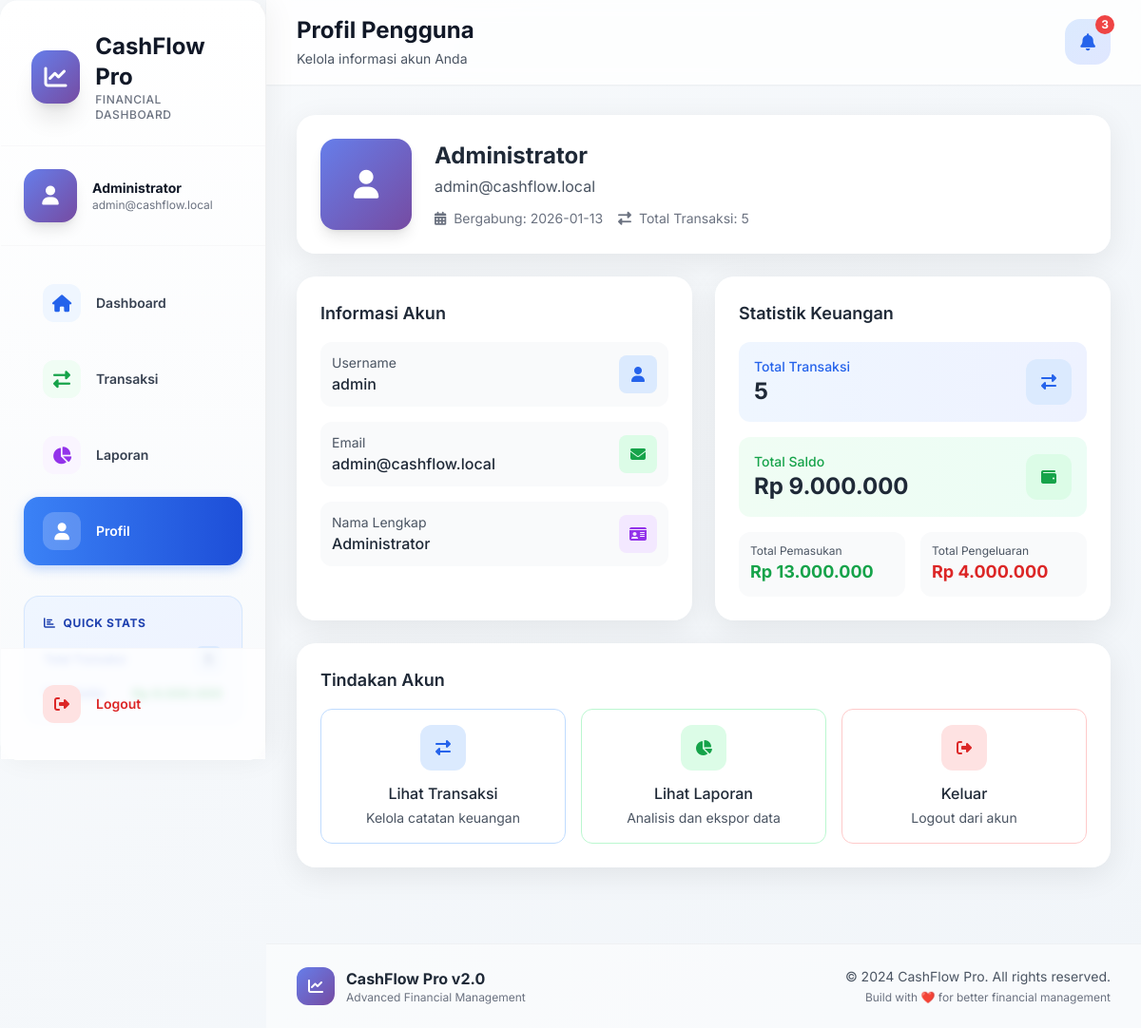
Screenshot of /profile (signed in) with the database file from the repository.
### tables this page shows
CREATE TABLE users (
        id INTEGER PRIMARY KEY AUTOINCREMENT,
        username TEXT UNIQUE NOT NULL,
        email TEXT,
        password TEXT NOT NULL,
        full_name TEXT,
        created_at TIMESTAMP DEFAULT CURRENT_TIMESTAMP
    );

### app.py (the view)
@app.route('/profile')
@login_required
def profile():
    conn = get_db_connection()
    c = conn.cursor()
    c.execute('SELECT * FROM users WHERE id = ?', (current_user.id,))
    user = c.fetchone()
    user_data = {
        'username': user['username'],
        'email': user['email'],
        'full_name': user['full_name'],
        'created_at': user['created_at'][:10]
    }
    totals = get_user_totals(current_user.id)
    conn.close()
    return render_template('profile.html',
                         user_data=user_data,
                         user_totals=totals,
                         format_rupiah=format_rupiah)

### templates/profile.html (shortened to what this page needs)
{% extends 'base.html' %}
{% block page_title %}Profil Pengguna{% endblock %}
{% block page_subtitle %}Kelola informasi akun Anda{% endblock %}
{% block content %}
<div class="space-y-6">
    <div class="glass-card p-6">
        <div class="flex flex-col md:flex-row items-start md:items-center gap-6">
            <div class="w-24 h-24 gradient-primary rounded-2xl flex items-center justify-center shadow-lg">
                <i class="fas fa-user text-white text-3xl"></i>
            </div>
            <div class="flex-1">
                <h2 class="text-2xl font-bold text-gray-800">{{ current_user.full_name or current_user.username }}</h2>
                <p class="text-gray-600 mt-1">{{ current_user.email or 'Belum ada email' }}</p>
                <div class="flex items-center gap-4 mt-3">
                    <span class="text-sm text-gray-500">
                        <i class="fas fa-calendar-alt mr-1"></i>
                        Bergabung: {{ user_data.created_at }}
                    </span>
                    <span class="text-sm text-gray-500">
                        <i class="fas fa-exchange-alt mr-1"></i>
                        Total Transaksi: {{ user_totals.total_transactions }}
                    </span>
                </div>
            </div>
        </div>
    </div>
    <div class="grid grid-cols-1 lg:grid-cols-2 gap-6">
        <div class="glass-card p-6">
            <h3 class="text-lg font-semibold text-gray-800 mb-4">Informasi Akun</h3>
            <div class="space-y-4">
                <div class="flex justify-between items-center p-3 bg-gray-50 rounded-xl">
                    <div>
                        <p class="text-sm text-gray-600">Username</p>
                        <p class="font-medium text-gray-800">{{ current_user.username }}</p>
                    </div>
                    <div class="w-10 h-10 bg-blue-100 rounded-lg flex items-center justify-center">
                        <i class="fas fa-user text-blue-600"></i>
                    </div>
                </div>
                <div class="flex justify-between items-center p-3 bg-gray-50 rounded-xl">
                    <div>
                        <p class="text-sm text-gray-600">Email</p>
                        <p class="font-medium text-gray-800">{{ current_user.email or 'Tidak diisi' }}</p>
                    </div>
                    <div class="w-10 h-10 bg-green-100 rounded-lg flex items-center justify-center">
                        <i class="fas fa-envelope text-green-600"></i>
                    </div>
                </div>
                <div class="flex justify-between items-center p-3 bg-gray-50 rounded-xl">
                    <div>
                        <p class="text-sm text-gray-600">Nama Lengkap</p>
                        <p class="font-medium text-gray-800">{{ current_user.full_name or 'Tidak diisi' }}</p>
                    </div>
                    <div class="w-10 h-10 bg-purple-100 rounded-lg flex items-center justify-center">
                        <i class="fas fa-id-card text-purple-600"></i>
                    </div>
                </div>
            </div>
        </div>
        <div class="glass-card p-6">
            <h3 class="text-lg font-semibold text-gray-800 mb-4">Statistik Keuangan</h3>
            <div class="space-y-4">
                <div class="p-4 bg-gradient-to-r from-blue-50 to-indigo-50 rounded-xl">
                    <div class="flex justify-between items-center">
                        <div>
                            <p class="text-sm text-blue-600 font-medium">Total Transaksi</p>
                            <p class="text-2xl font-bold text-gray-800">{{ user_totals.total_transactions }}</p>
                        </div>
                        <div class="w-12 h-12 bg-blue-100 rounded-xl flex items-center justify-center">
                            <i class="fas fa-exchange-alt text-blue-600"></i>
                        </div>
                    </div>
                </div>
                <div class="p-4 bg-gradient-to-r from-green-50 to-emerald-50 rounded-xl">
                    <div class="flex justify-between items-center">
                        <div>
                            <p class="text-sm text-green-600 font-medium">Total Saldo</p>
                            <p class="text-2xl font-bold text-gray-800">{{ format_rupiah(user_totals.total_balance) }}</p>
                        </div>
                        <div class="w-12 h-12 bg-green-100 rounded-xl flex items-center justify-center">
                            <i class="fas fa-wallet text-green-600"></i>
                        </div>
                    </div>
                </div>
                <div class="grid grid-cols-2 gap-4">
                    <div class="p-3 bg-gray-50 rounded-xl">
                        <p class="text-xs text-gray-600">Total Pemasukan</p>
                        <p class="text-lg font-bold text-green-600">{{ format_rupiah(user_totals.total_income) }}</p>
                    </div>
                    <div class="p-3 bg-gray-50 rounded-xl">
                        <p class="text-xs text-gray-600">Total Pengeluaran</p>
                        <p class="text-lg font-bold text-red-600">{{ format_rupiah(user_totals.total_expense) }}</p>
                    </div>
                </div>
            </div>
        </div>
    </div>
    <div class="glass-card p-6">
        <h3 class="text-lg font-semibold text-gray-800 mb-4">Tindakan Akun</h3>
        <div class="grid grid-cols-1 md:grid-cols-3 gap-4">
            <a href="{{ url_for('transactions') }}"
               class="p-4 border border-blue-200 rounded-xl hover:bg-blue-50 transition-colors duration-200 text-center">
                <div class="w-12 h-12 bg-blue-100 rounded-xl flex items-center justify-center mx-auto mb-3">
                    <i class="fas fa-exchange-alt text-blue-600"></i>
                </div>
                <p class="font-medium text-gray-800">Lihat Transaksi</p>
                <p class="text-sm text-gray-600 mt-1">Kelola catatan keuangan</p>
            </a>
            <a href="{{ url_for('reports') }}"
               class="p-4 border border-green-200 rounded-xl hover:bg-green-50 transition-colors duration-200 text-center">
                <div class="w-12 h-12 bg-green-100 rounded-xl flex items-center justify-center mx-auto mb-3">
                    <i class="fas fa-chart-pie text-green-600"></i>
                </div>
                <p class="font-medium text-gray-800">Lihat Laporan</p>
                <p class="text-sm text-gray-600 mt-1">Analisis dan ekspor data</p>
            </a>
            <a href="{{ url_for('logout') }}"
               class="p-4 border border-red-200 rounded-xl hover:bg-red-50 transition-colors duration-200 text-center">
                <div class="w-12 h-12 bg-red-100 rounded-xl flex items-center justify-center mx-auto mb-3">
                    <i class="fas fa-sign-out-alt text-red-600"></i>
                </div>
                <p class="font-medium text-gray-800">Keluar</p>
                <p class="text-sm text-gray-600 mt-1">Logout dari akun</p>
            </a>
        </div>
    </div>
</div>
{% endblock %}

### templates/base.html (shortened to what this page needs)
<!DOCTYPE html>
<html lang="id">
<head>
    <script src="https://cdn.tailwindcss.com"></script>
    <link rel="stylesheet" href="https://cdnjs.cloudflare.com/ajax/libs/font-awesome/6.4.0/css/all.min.css">
</head>
<body class="font-inter bg-gray-50">
    {% if current_user.is_authenticated %}
    <aside id="sidebar" class="sidebar glass-card">
        <div class="p-8 pb-6 border-b border-gray-100/50">
            <div class="flex items-center space-x-4">
                <div class="w-14 h-14 gradient-primary rounded-2xl flex items-center justify-center shadow-xl animate-float">
                    <i class="fas fa-chart-line text-white text-2xl"></i>
                </div>
                <div>
                    <h1 class="text-2xl font-bold text-gray-900">CashFlow Pro</h1>
                    <p class="text-xs text-gray-500 font-medium tracking-wider">FINANCIAL DASHBOARD</p>
                </div>
            </div>
        </div>
        <div class="p-6 border-b border-gray-100/50">
            <div class="flex items-center space-x-4">
                <div class="w-14 h-14 gradient-primary rounded-2xl flex items-center justify-center shadow-lg">
                    <i class="fas fa-user text-white text-xl"></i>
                </div>
                <div class="flex-1 min-w-0">
                    <p class="text-sm font-bold text-gray-900 truncate">{{ current_user.full_name or current_user.username }}</p>
                    <p class="text-xs text-gray-500 truncate">{{ current_user.email or 'No email' }}</p>
                </div>
            </div>
        </div>
        <nav class="p-6">
            <div class="space-y-2">
                <a href="{{ url_for('dashboard') }}"
                   class="nav-item flex items-center space-x-4 px-5 py-4 rounded-2xl text-gray-700 hover:text-blue-600 {% if request.endpoint == 'dashboard' %}active{% endif %}">
                    <div class="w-10 h-10 rounded-xl flex items-center justify-center {% if request.endpoint == 'dashboard' %}bg-white/20{% else %}bg-blue-50 text-blue-600{% endif %}">
                        <i class="fas fa-home text-lg"></i>
                    </div>
                    <span class="text-sm font-semibold">Dashboard</span>
                </a>
                <a href="{{ url_for('transactions') }}"
                   class="nav-item flex items-center space-x-4 px-5 py-4 rounded-2xl text-gray-700 hover:text-blue-600 {% if request.endpoint == 'transactions' %}active{% endif %}">
                    <div class="w-10 h-10 rounded-xl flex items-center justify-center {% if request.endpoint == 'transactions' %}bg-white/20{% else %}bg-green-50 text-green-600{% endif %}">
                        <i class="fas fa-exchange-alt text-lg"></i>
                    </div>
                    <span class="text-sm font-semibold">Transaksi</span>
                </a>
                <a href="{{ url_for('reports') }}"
                   class="nav-item flex items-center space-x-4 px-5 py-4 rounded-2xl text-gray-700 hover:text-blue-600 {% if request.endpoint == 'reports' %}active{% endif %}">
                    <div class="w-10 h-10 rounded-xl flex items-center justify-center {% if request.endpoint == 'reports' %}bg-white/20{% else %}bg-purple-50 text-purple-600{% endif %}">
                        <i class="fas fa-chart-pie text-lg"></i>
                    </div>
                    <span class="text-sm font-semibold">Laporan</span>
                </a>
                <a href="{{ url_for('profile') }}"
                   class="nav-item flex items-center space-x-4 px-5 py-4 rounded-2xl text-gray-700 hover:text-blue-600 {% if request.endpoint == 'profile' %}active{% endif %}">
                    <div class="w-10 h-10 rounded-xl flex items-center justify-center {% if request.endpoint == 'profile' %}bg-white/20{% else %}bg-red-50 text-red-600{% endif %}">
                        <i class="fas fa-user text-lg"></i>
                    </div>
                    <span class="text-sm font-semibold">Profil</span>
                </a>
            </div>
            {% if user_totals %}
            <div class="mt-8 p-5 bg-gradient-to-br from-blue-50 to-indigo-50 rounded-2xl border border-blue-200/50 shadow-sm">
                <h4 class="text-xs font-bold text-blue-800 mb-4 uppercase tracking-wider flex items-center">
                    <i class="fas fa-chart-bar mr-2"></i> QUICK STATS
                </h4>
                <div class="space-y-3">
                    <div class="flex justify-between items-center">
                        <span class="text-xs text-blue-700 font-medium">Total Transaksi</span>
                        <span class="text-sm font-bold text-blue-900 bg-blue-100 px-2.5 py-1 rounded-lg">{{ user_totals.total_transactions }}</span>
                    </div>
                    <div class="flex justify-between items-center">
                        <span class="text-xs text-blue-700 font-medium">Total Saldo</span>
                        <span class="text-sm font-bold text-green-600">{{ format_rupiah(user_totals.total_balance) }}</span>
                    </div>
                </div>
            </div>
            {% endif %}
        </nav>
        <div class="absolute bottom-0 left-0 right-0 p-6 border-t border-gray-100/50 bg-white/80 backdrop-blur-sm">
            <a href="{{ url_for('logout') }}"
               class="nav-item flex items-center space-x-4 px-5 py-3.5 rounded-2xl text-red-600 hover:bg-red-50 hover:shadow-sm">
                <div class="w-10 h-10 rounded-xl bg-red-100 flex items-center justify-center">
                    <i class="fas fa-sign-out-alt"></i>
                </div>
                <span class="text-sm font-semibold">Logout</span>
            </a>
        </div>
    </aside>
    {% endif %}
    <main class="main-content min-h-screen">
        {% if current_user.is_authenticated %}
        <header class="sticky top-0 z-40 glass-nav shadow-sm">
            <div class="px-8 py-4">
                <div class="flex justify-between items-center">
                    <div>
                        <h2 class="text-2xl font-bold text-gray-900 animate-fade-in">
                            {% block page_title %}{% endblock %}
                        </h2>
                        <p class="text-sm text-gray-600 mt-1">
                            {% block page_subtitle %}{% endblock %}
                        </p>
                    </div>
                    <div class="flex items-center space-x-4">
                        <div class="relative">
                            <div class="w-12 h-12 rounded-2xl bg-gradient-to-br from-blue-100 to-indigo-100 flex items-center justify-center cursor-pointer hover:shadow-lg transition-all duration-300">
                                <i class="fas fa-bell text-blue-600 text-lg"></i>
                                <span class="absolute -top-1 -right-1 w-5 h-5 bg-red-500 rounded-full flex items-center justify-center text-xs text-white font-bold">3</span>
                            </div>
                        </div>
                    </div>
                </div>
            </div>
        </header>
        {% endif %}
        <div class="p-6 md:p-8">
            {% block content %}{% endblock %}
        </div>
        {% if current_user.is_authenticated %}
        <footer class="mt-12 px-8 py-6 border-t border-gray-200/50 bg-white/50">
            <div class="max-w-7xl mx-auto">
                <div class="flex flex-col md:flex-row justify-between items-center">
                    <div class="flex items-center space-x-3 mb-4 md:mb-0">
                        <div class="w-10 h-10 gradient-primary rounded-xl flex items-center justify-center">
                            <i class="fas fa-chart-line text-white"></i>
                        </div>
                        <div>
                            <p class="font-bold text-gray-800">CashFlow Pro v2.0</p>
                            <p class="text-xs text-gray-500">Advanced Financial Management</p>
                        </div>
                    </div>
                    <div class="text-center md:text-right">
                        <p class="text-sm text-gray-600">© 2024 CashFlow Pro. All rights reserved.</p>
                        <p class="text-xs text-gray-500 mt-1">Build with ❤️ for better financial management</p>
                    </div>
                </div>
            </div>
        </footer>
        {% endif %}
    </main>
</body>
</html>

### rows the page displays
users: full_name "Administrator", email "admin@cashflow.local", created_at "2026-01-13", username "admin"

### other values shown
{{ user_totals.total_transactions }} "5"
